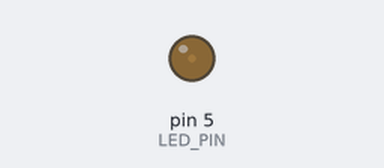
The sketch below on a simulated Arduino Uno, built with avr-gcc and run on an emulated ATmega328P. On the bench: output pins drawn as LEDs (lit = HIGH).

Above: at 0.15 s.
At 6.81 s:
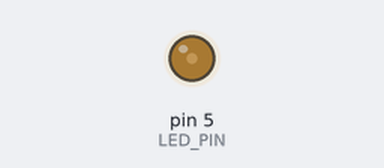
At 19.66 s:
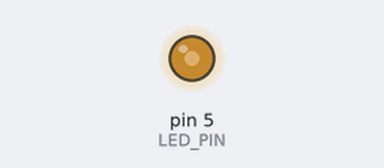
At 39.84 s:
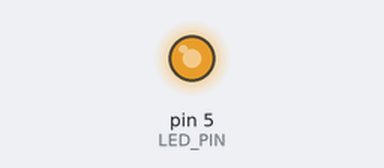
Timing chart, 0 to 40.0 s (numbered marks = the images above):
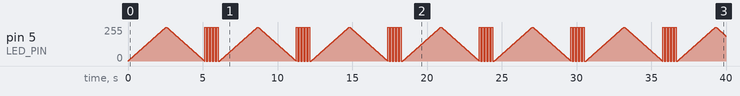

The sketch:

LED_Project1.ino
```cpp
const int LED_PIN = 5;

const int WAITTIME = 10;
const int STEP = 1;

void setup(){
    pinMode( LED_PIN, OUTPUT );
}

void loop(){
    int i;

    i = 0;
    while ( i <= 255 ){
        analogWrite( LED_PIN, i );
        delay( WAITTIME );
        i = i + STEP;
    }

    i = 255;
    while ( i >= 0 ){
        analogWrite( LED_PIN, i );
        delay( WAITTIME );
        i = i - STEP;
    }

    for (int j = 0; j <= 4; j++)
    {
       digitalWrite(LED_PIN,HIGH);          // Turn the LED on with a duty cycle of 10
       delay(100);                    // Wait for 200 milisecond to see the effect
       digitalWrite(LED_PIN,LOW);         // Turn the LED off
       delay(100);
    }
}
```
